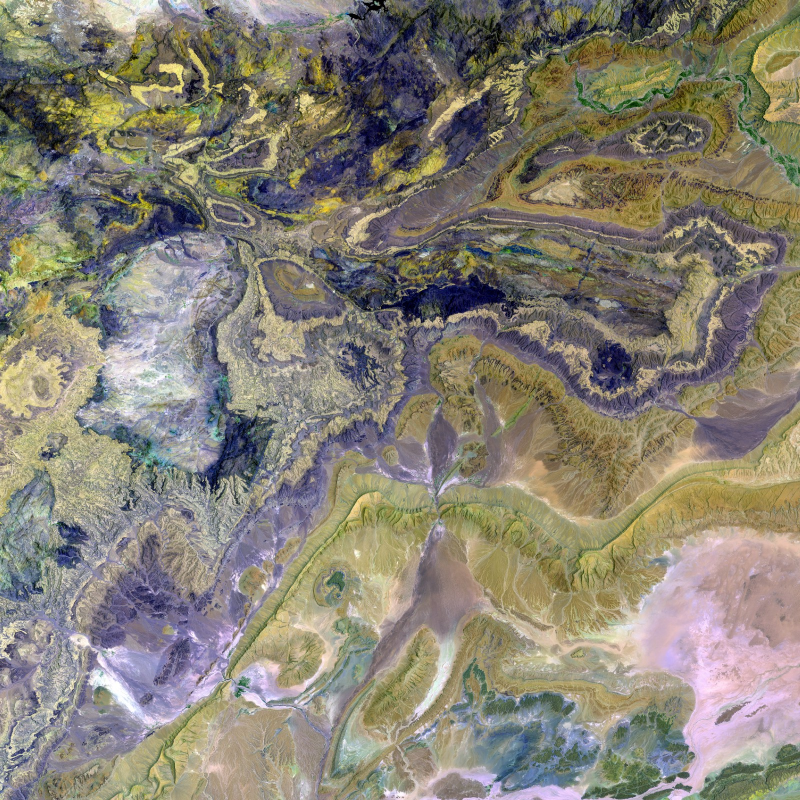
#> input picture original.jpg, 1600 x 1600 px (shown at 1/2 size)
$ python image_manipulations.py
#> lines starting #> are read from the running program, lines starting #| are printed output that depends on the picture
# %%
import cv2

original = cv2.imread('original.jpg')
#> original is the input picture: shape (1600, 1600, 3); mean B, G, R 116.8, 129.9, 135.4
print("Data Type:", type(original))
#| Data Type: <class 'numpy.ndarray'>
print("Image Shape:", original.shape)
#| Image Shape: (1600, 1600, 3)
print("Image Size:", original.size)
#| Image Size: 7680000
print("Element Type:", original.dtype)
#| Element Type: uint8
print("Value Range:", original.min(), '-', original.max())
#| Value Range: 0 - 255

# Resize Images
for width in (100, 200, 400):
    resized = cv2.resize(original, (width, width), interpolation=cv2.INTER_LINEAR)
    print("Resized Image Width:", resized.shape[0])
    cv2.imwrite(f"resized_{width}.jpg", resized)

# Color to Grayscale
gray = cv2.cvtColor(original, cv2.COLOR_BGR2GRAY)
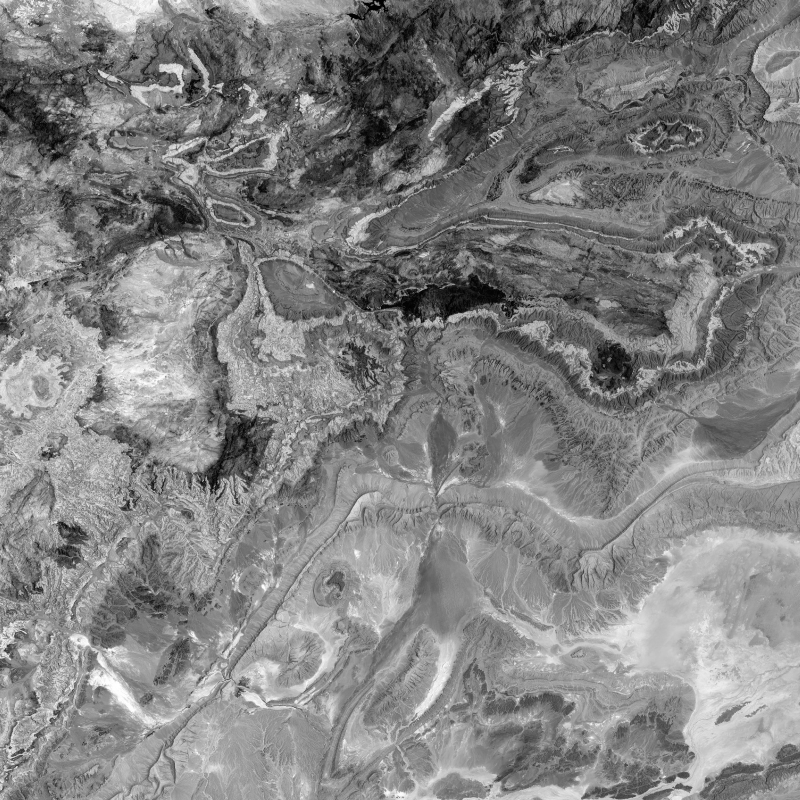
#> gray: shape (1600, 1600) (shown at 1/2 size); min 0, max 255, mean 130
print("Gray Scale Image Shape:", gray.shape)
#| Gray Scale Image Shape: (1600, 1600)
print("Gray Scale Image Size", gray.size)
#| Gray Scale Image Size 2560000
cv2.imwrite("original_gray.jpg", gray)

# Create images of solid colors
# import numpy for image manipulation purposes
import numpy as np


def image_with_color(color, size):
    color_image = np.ones(shape=[size[1], size[0], 3], dtype=np.uint8)
    for color_index, color_value in enumerate(color):
        color_image[:, :, color_index] = color_value
    return color_image


bgr = {'blue': (255, 0, 0), 'green': (0, 255, 0), 'red': (0, 0, 255)}
target_size = (500, 500)
solid_colors = dict()

for color_name, color in bgr.items():
    print("Creating an image with color:", color_name)
    color_image = image_with_color(color, target_size)
    solid_colors[color_name] = color_image


# Use dictionary comprehension
# solid_colors = {color_name: image_with_color(color, target_size) for color_name, color in bgr.items()}


# Overlay images
def overlay(front_image, back_image, position=(0, 0)):
    x_offset, y_offset = position
    back_image[y_offset:y_offset + front_image.shape[0], x_offset:x_offset + front_image.shape[1]] = front_image
    return back_image


for width, (color_name, color_image) in zip((100, 200, 400), solid_colors.items()):
    resized_image = cv2.imread(f"resized_{width}.jpg")
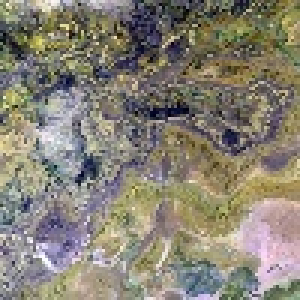
#> resized_image: shape (100, 100, 3) (shown 3 times larger); mean B, G, R 116.9, 130.1, 135.6
    overlaid = overlay(resized_image, color_image)
#> in overlay, `back_image[y_offset:y_offset + front_image.shape[0], x_offset:x_offset..`:
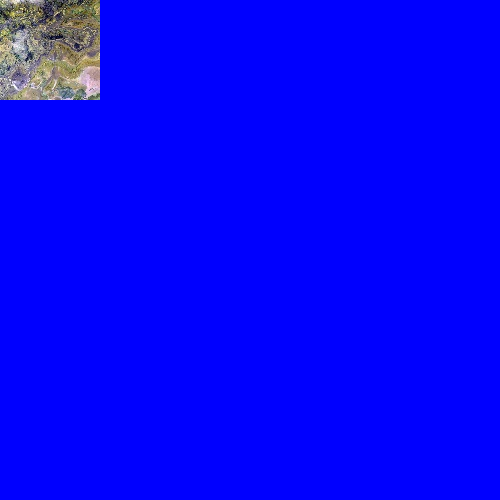
#> back_image: shape (500, 500, 3); mean B, G, R 249.5, 5.2, 5.4
    cv2.imwrite(f"overlaid_{color_name}.jpg", overlaid)


# Add text
image_blue = cv2.imread("overlaid_blue.jpg")
image_text = cv2.putText(image_blue,
                         "Hi, Python Learners!",
                         (0, 250),
                         cv2.FONT_HERSHEY_DUPLEX,
                         1,
                         (255, 255, 255))
cv2.imwrite("image_text.jpg", image_text)


# A generic function to draw text, at center by default
def draw_text(image, text, font_scale, color, x=None, y=None):
#> called with text = 'Hi, Python Learners!', font_scale = 1, color = (255, 255, 255)
    font = cv2.FONT_HERSHEY_DUPLEX
#> font = 2
    thickness = 1
    image_height, image_width = image.shape[0], image.shape[1]
#> image_height = 500; image_width = 500
    text_width, text_height = cv2.getTextSize(text, font, font_scale, thickness)[0]
#> text_width = 330; text_height = 22
    if x is None:
        x = (image_width - text_width) // 2
#> x = 85
    if y is None:
        y = (image_height + text_height) // 2
#> y = 261
    cv2.putText(image, text, (x, y), font, font_scale, color, thickness, cv2.LINE_AA)
    return image

image_blue = cv2.imread("overlaid_blue.jpg")
image_text_center = draw_text(image_blue, "Hi, Python Learners!", 1, (255, 255, 255))
cv2.imwrite("image_text_center.jpg", image_text_center)

# Rotate the images
overlaid_blue = cv2.imread('overlaid_blue.jpg')
rotations = {90: cv2.ROTATE_90_CLOCKWISE, 180: cv2.ROTATE_180, 270: cv2.ROTATE_90_COUNTERCLOCKWISE}
#> rotations = {90: 0, 180: 1, 270: 2}
for angle, rotation in rotations.items():
    rotated = cv2.rotate(overlaid_blue, rotation)
    rotated = draw_text(rotated, f"Rotate {angle} degrees", 1, (255, 255, 255))
    cv2.imwrite(f"image_rotated_{angle}.jpg", rotated)
#> this loop made 3 passes
#> (angle, text_width in draw_text, x in draw_text) on passes 1 to 3: (90, 297, 101), (180, 317, 91), (270, 317, 91)
#> pass 1, `rotated = draw_text(rotated, f"Rotate {angle} degrees", 1, (255, 255, ..`:
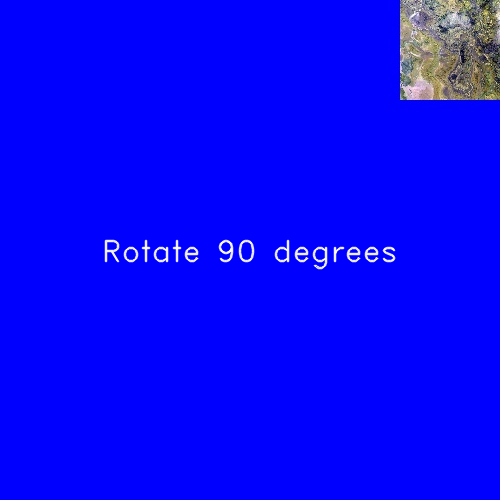
#> rotated: shape (500, 500, 3); mean B, G, R 248.5, 6.7, 6.9
#> pass 2, `rotated = draw_text(rotated, f"Rotate {angle} degrees", 1, (255, 255, ..`:
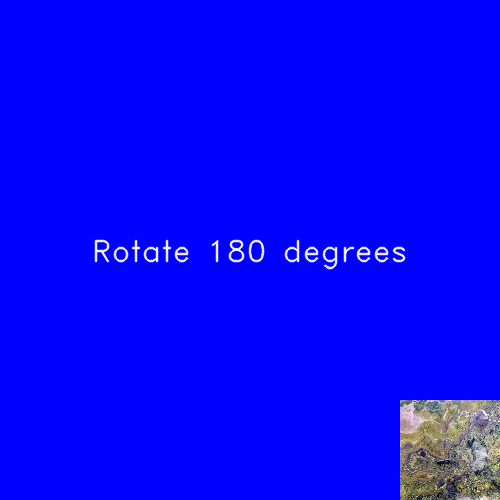
#> rotated: shape (500, 500, 3); mean B, G, R 248.5, 6.8, 7


# Flip the images
rotated = cv2.imread('image_rotated_90.jpg')
flips = {'h': 1, 'v': 0, 'h-v': -1}
for flip_name, flip_code in flips.items():
    flipped = cv2.flip(rotated, flip_code)
    flipped = draw_text(flipped, flip_name, 1, (255, 255, 255), y=400)
    cv2.imwrite(f"image_flipped_{flip_name}.jpg", flipped)
#> this loop made 3 passes
#> (text_width in draw_text, x in draw_text) on passes 1 to 3: (21, 239), (17, 241), (62, 219)
#> pass 1, `flipped = draw_text(flipped, flip_name, 1, (255, 255, 255), y=400)`:
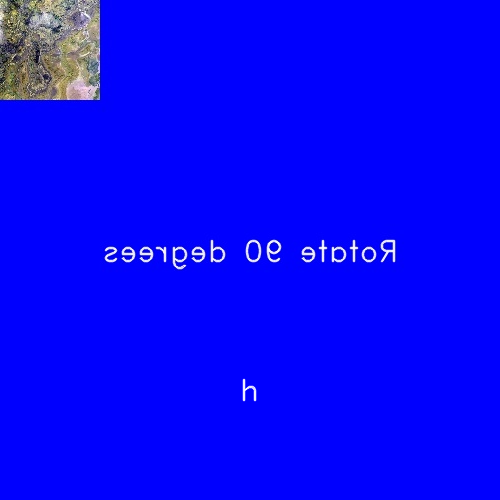
#> flipped: shape (500, 500, 3); mean B, G, R 248.1, 6.8, 7
#> pass 2, `flipped = cv2.flip(rotated, flip_code)`:
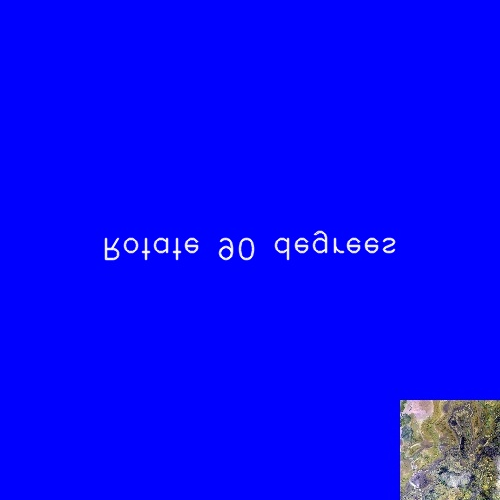
#> flipped: shape (500, 500, 3); mean B, G, R 248.1, 6.7, 6.9
